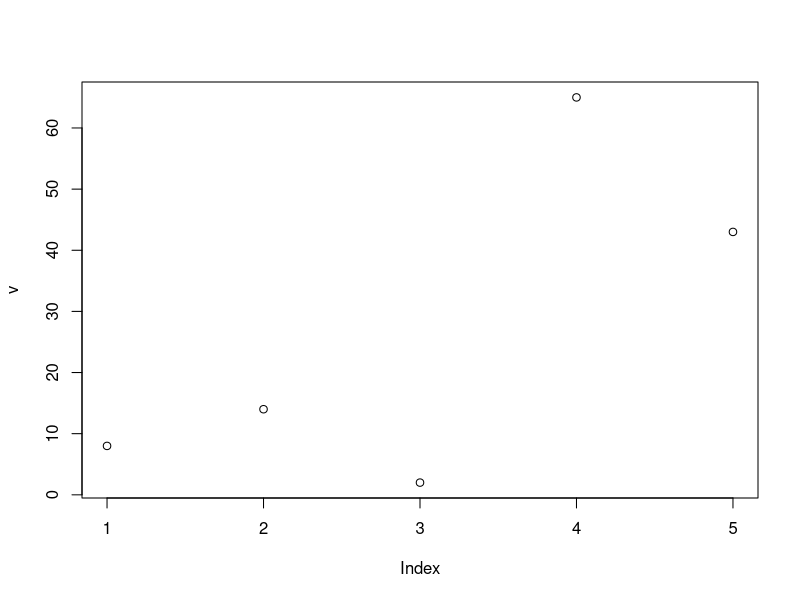
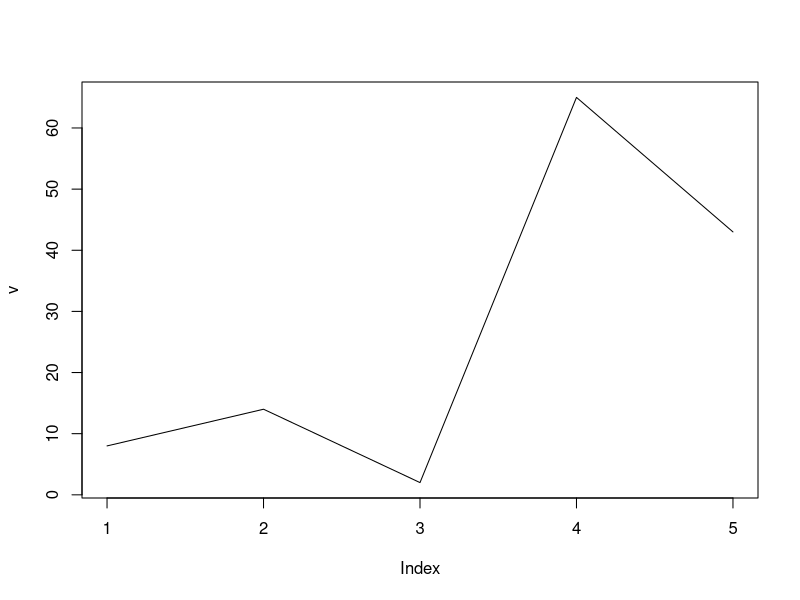
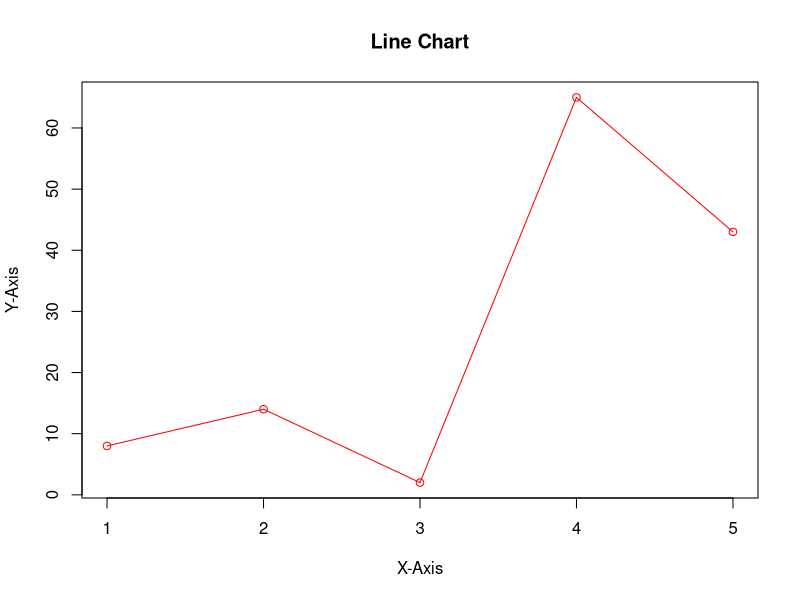
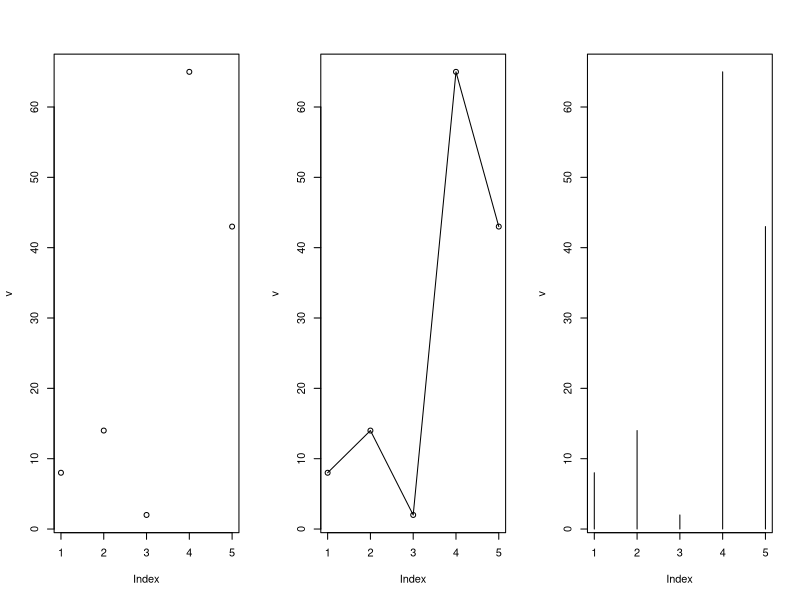
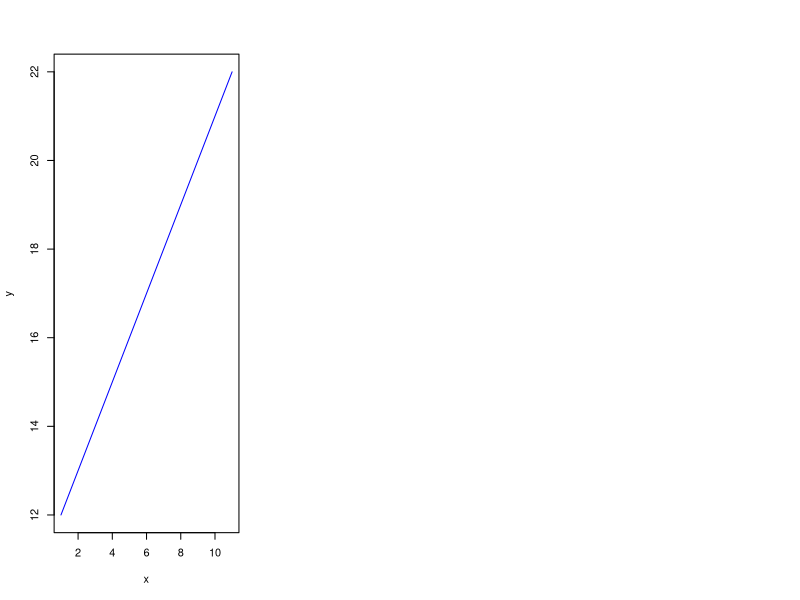
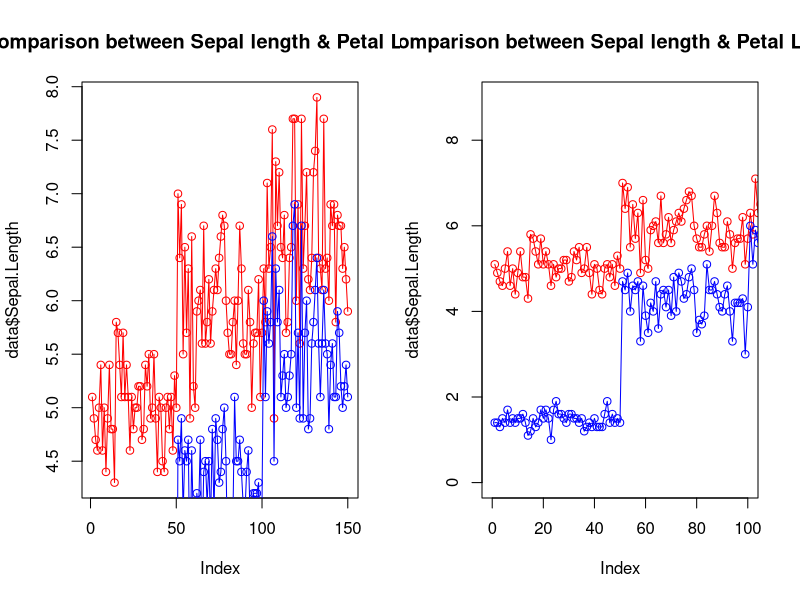
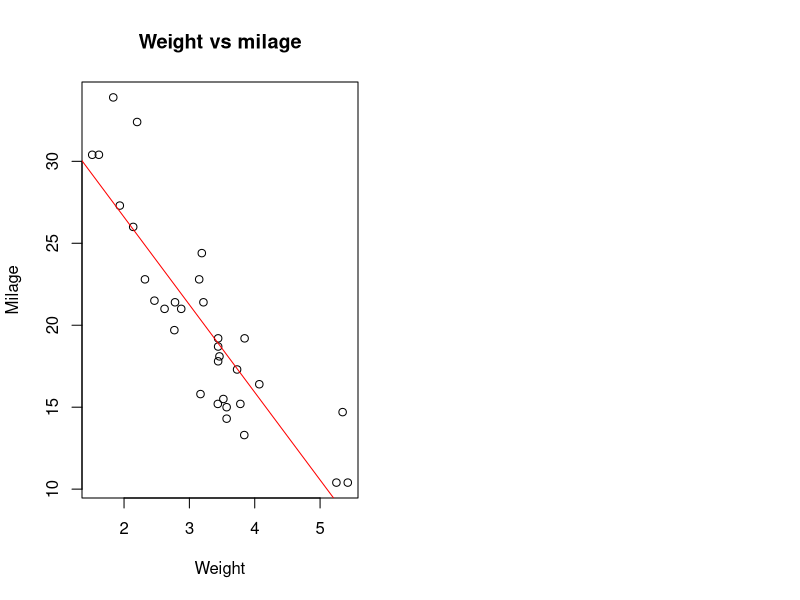
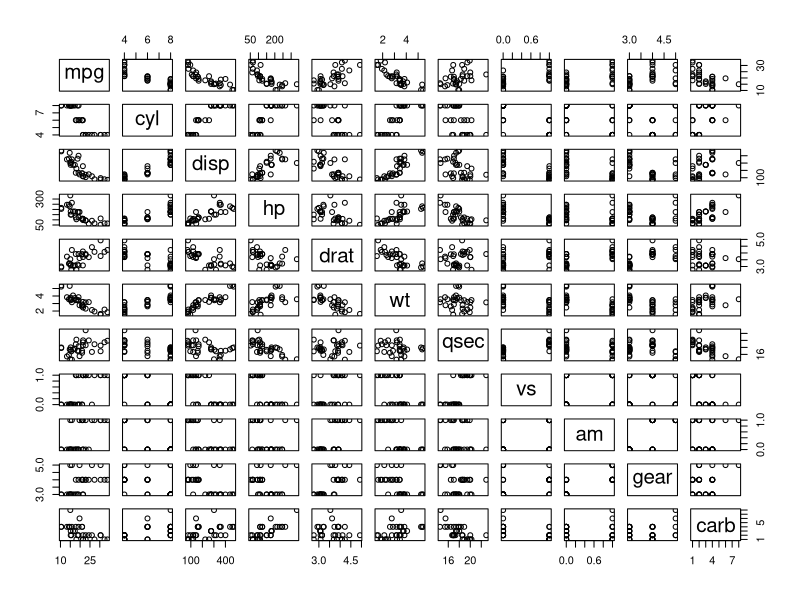

The R script that drew these images, in order: (Note: this script raises an error after producing the figures.)
## ggplot
## rshiny for dashboard  
#### Plot ####
#Line Plot    
#plot scatter plot pairs command if you have to much command
#dataframe is the base package similarly, plot is in the basic package
data()
?plot # plot is 2 dimensional
?iris
v <- c(8,14,2,65,43)
plot(v,type = 'p')
plot(v,type = 'l')

plot(v,type='o',col='red', xlab='X-Axis',ylab = 'Y-Axis', main = 'Line Chart')

#if you have to have to much data 
par(mfrow=c(1,3)) # par is for partition multiple plot at the same time
plot(v,type = 'p')
plot(v,type = 'o')
plot(v,type = 'h')

par(bg='white')
x=c(1:11)
y=c(12:22)
plot(x,y,type = 'l',col='blue')

data=iris
names(data)
View(data)
str(data)
?plot
par(mfrow=c(1,2))
plot(data$Sepal.Length, type = 'o', col='red', main = 'Comparison between Sepal length & Petal Length')


lines(data$Petal.Length, type = 'o',col='blue') # if you want to plot multiple lines we can use

plot(data$Sepal.Length,type = 'o', col='red',main='Comparison between Sepal length & Petal Length',xlim=c(0,100),ylim=c(0,9))   # xlim is used to limit the data point in range(0,100)

lines(data$Petal.Length,type = 'o',col='blue')

# either x or y in line
# scatter plot both 2D we have to give 2 parameters
data1=mtcars
View(data1)
names(data1)
par(mfrow=c(1,2))
plot(data1$wt, data1$mpg,xlab = 'Weight',ylab='Milage',main = "Weight vs milage")  # plot(x,y)
?mtcars
abline(lm(mpg~wt,data = data1),col='red') #is like line (dependent value ~ independent) abline(lm(y~x)) manner we are building a relation base d regression function ->also called as trendline

pairs(data1)  #for the pairs of different parameters
pairs(~wt+mpg+disp+cyl,data = data1)  # shows the scatter graph

plot(data1$mpg,data1)


# barplot   different class and their frequency no of occurrences

H=c(5,15,9,11) 
M=c('A','B','C','D')
barplot(H,names.arg = M, col = 'skyblue', border = 'skyblue')   #display value names.arg which value/name given to your bar

# Bar Diagram

#Create the data for the chart
H<-c(1,2,3,4,5)

#Plot the bar chart
barplot(H, main = 'Car Distribution' ,xlab='Number of Gears',col = 'skyblue',border = 'skyblue')

#Simple bar plot
counts<-table(mtcars$gear)
barplot(mtcars$gear)

#Simple bar plot
counts<-table(mtcars$gear)  # gives frequency of the parameter which you have put

par(mfrow=c(1,1))
barplot(mtcars$gear)
mtcars
mtcars$gear
view(mtcars)

barplot(counts, main='Car Distribution',xlab='Number of Gears',col = 'skyblue',border = 'skyblue')
?barplot

#Multiple
counts<-table(mtcars$vs,mtcars$gear)
rownames(counts)
barplot(counts,main='Car Distribution by Gear and VS',
        xlab = 'Number of Gears',col = c('skyblue','lightblue'),border = 'white',beside = T)

legend('topright',pch = 16, col = c('skyblue','lightblue'),c('a','b'))  # to explain what parameters represent 
legend('topright',pch = 16, col = c('skyblue','lightblue'),c('a','b'),cex = 0.7)  # to change the size of legned

barplot(counts, main="Car Distribution by Gears and VS",
        xlab="Number of Gears", col=c("skyblue","lightblue"), beside = TRUE)

#plotgle  ggplot

#Stacked
counts <- table(mtcars$vs, mtcars$gear)
barplot(counts, main="Car Distribution by Gears and VS",
        xlab="Number of Gears", col=c("skyblue","lightblue"),
        legend = rownames(counts),beside = F)


View(mtcars)


###Percentage 
p1 <- as.matrix(prop.table(table(mtcars$vs))) * 100
p2 <- as.matrix(prop.table(table(mtcars$gear))) * 100
#### Explain 
k1 <- prop.table(table(mtcars$vs))*100

k2 <- prop.table(table(mtcars$gear))* 100
op <- par(mfrow=c(1,2))
barplot(k1, legend=TRUE, names="status", ylab="Percent")
barplot(k2, legend=TRUE, names="Type")

#### Done

par(mfrow=c(1,2))
barplot(p1, legend=F, names="status", ylab="Percent")
barplot(p2, legend=F, names="Type")

#Pie Charts

#Simple pie chart
?paste
?round
?pie

slices<-c(20,12,15,9)
lbls <- c("US", "UK", "Australia", "Germany", "France")
pie(slices, labels = lbls, main="Pie Chart of Countries")
pie(slices)
#Pie chart with percentage written on it
slices <- c(10, 12, 4, 16, 8)
lbls <- c("US", "UK", "Australia", "Germany", "France")
pct <- round(slices/sum(slices)*100)
lbls <- paste(lbls, pct) # add percents to labels
lbls <- paste(lbls,"%",sep="") # ad % to labels
pie(slices,labels = lbls, col=rainbow(length(lbls)),
    main="Pie Chart of Countries")


b <- sample(10:20, 100, replace = T)
#ignore
b_cut <- cut(b, 4)
table(b_cut)




b_cut <- cut(b, 4,right = T) ##inclusive
b_cut <- cut(b, c(10,12,14,16,18,20),right = T) ##inclusive



b_cut <- cut(b, c(10,12,14,16,18,20),include.lowest = T,right = T) ##inclusive
b_cut <- cut(b, c(10,12,14,16,18,20),labels = c("10-12","13-14","15-16","17-18","19-20"),include.lowest = T,right = T) ##inclusive
table(b_cut)


#Grouped data Exclusive Class
#In case of Inclusive Class - Upper Limit is Included
#in the lower limit of next class interval
b_cut1 <- cut(b, 4,right = F) ##exclusive
b_cut1 <- cut(b, c(10,12,14,16,18,20),right = F) ##exclusive
table(b_cut1)
b_cut1 <- cut(b, c(10,12,14,16,18,20),labels = c("10-12","12-14","14-16","16-18","18-20"),right = F) ##exclusive
table(b_cut1)
first <- as.data.frame(table(b_cut1))
##check
table(b)
#b <- as.data.frame(table(b))
?hist
View(airquality)
Temperature <- airquality$Temp
hist(Temperature)
#discrete(count) data bar graph, continuous(measure) data : histogram

par(mfrow=c(1,1))
#histogram with added parameters
hist(temprature, 
     main = 'Maximum daily temperatures at La Guardia Airport',
     xlab = 'Temprature in degree Fahrenheit',
     xlim = c(50,100),
     col = 'skyblue',labels=T
     )

#Histogram with different breaks
hist(temprature,breaks = 4,main = "With breaks=4")
hist(temprature,breaks = 20, main = 'With breaks=20')

hist(temprature,
     main = "Maximu daily temperatures at La Guardia Airport",
     xlab='Temprature in degreee Fahrenheit',
     xlim=c(50,100),
     col = 'Green',
     border = 'red',
     breaks=c(55,60,70,75,80,100)
     )



####################### FACTORIAL- PERMUTATION & COMBINATION ##########################
factorial(3)
n<-5
r<-4
perm<-factorial(n)/factorial(n-r);perm
?sprintf
permComb<- function(n, r){
  perm<-factorial(n)/factorial(n-r);perm
  print(paste('Perm',perm))
  combi<-factorial(n)/(factorial(r)*factorial(n-r));combi
  sprintf("combinat %i",combi)
}

permComb(5,4)


#Q how many numbers between 100 to 1000 have 4 in the units place?

#Q 



